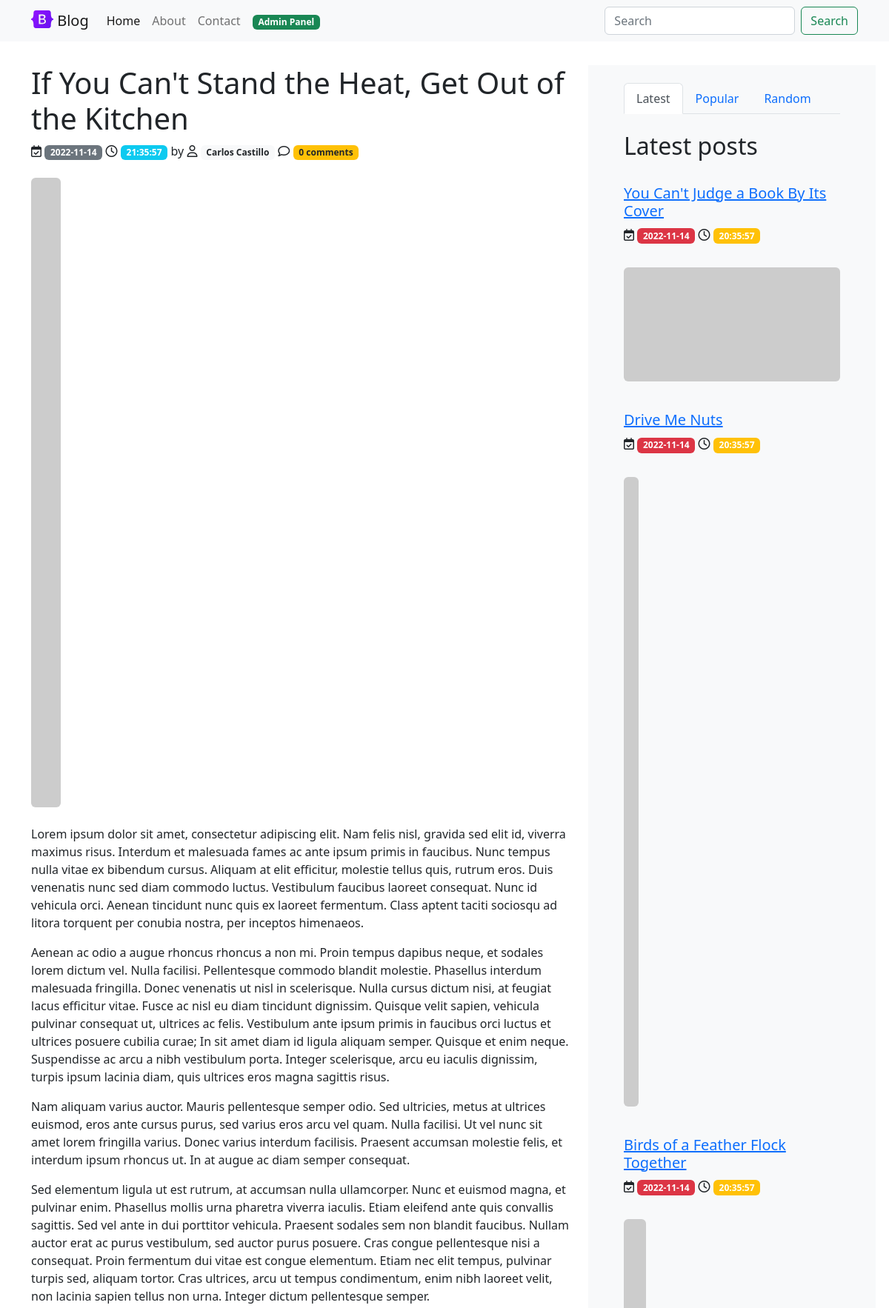
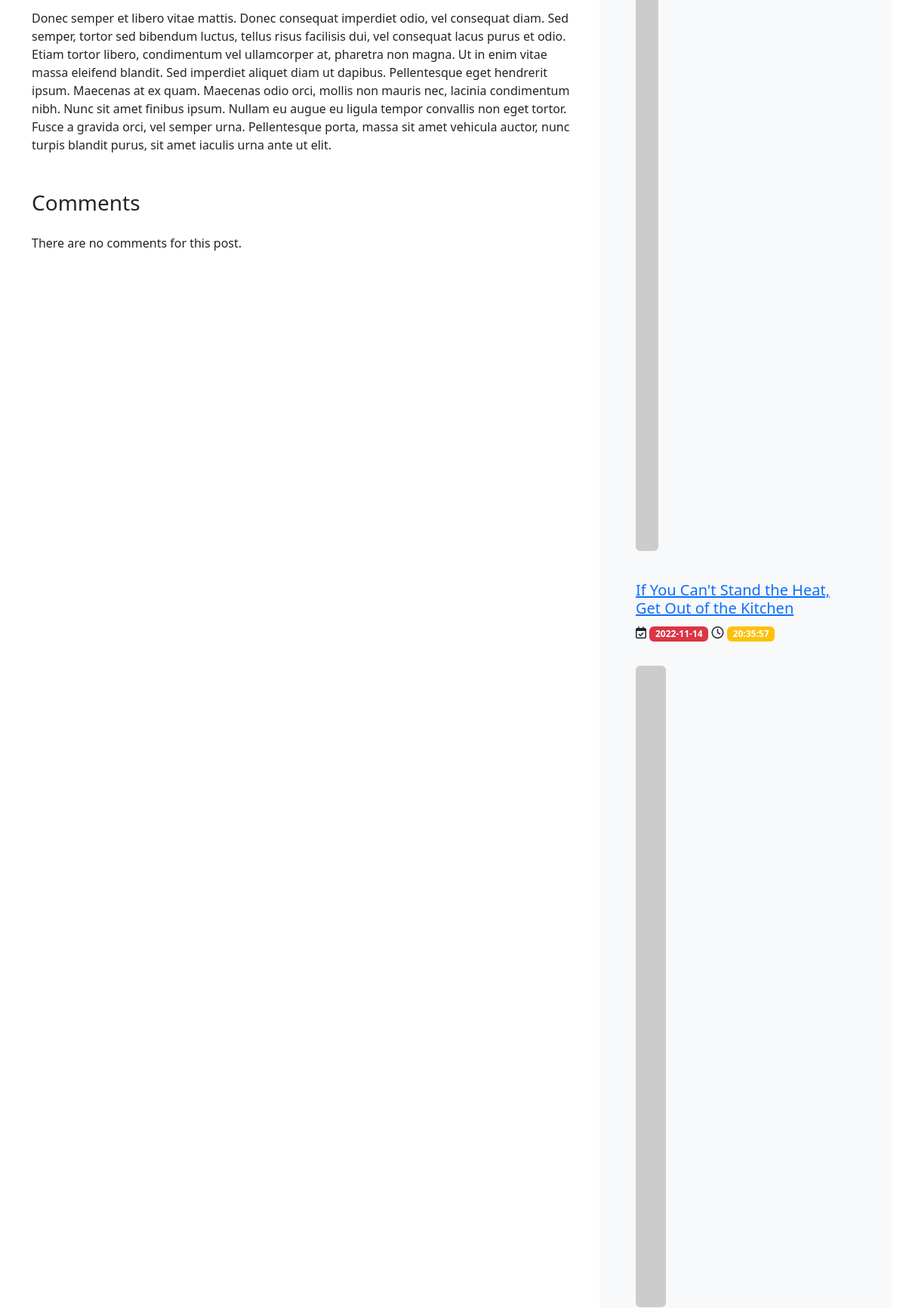
/show.php?id=4 (upper part), run on the app's committed database (2 pictures, top to bottom).
### tables this page shows
CREATE TABLE posts (
    id              INT             NOT NULL    AUTO_INCREMENT,
    title           VARCHAR(255)    NOT NULL,
    content         TEXT            NOT NULL,
    img_url         VARCHAR(255)    NOT NULL,
    author_id       INT             NOT NULL,
    created_at      TIMESTAMP       NULL,
    updated_at      TIMESTAMP       NULL,
PRIMARY KEY (id),
FOREIGN KEY (author_id) REFERENCES users(id)
);

CREATE TABLE users (
    id              INT             NOT NULL    AUTO_INCREMENT,
    name            VARCHAR(255)    NOT NULL,
    email           VARCHAR(255)    NOT NULL    UNIQUE,
    password        VARCHAR(255)    NOT NULL,
    created_at      TIMESTAMP       NULL,
    updated_at      TIMESTAMP       NULL,
PRIMARY KEY (id)
);

### show.php (called while the page is built, shortened)
<?php
require_once 'model.php';
if ( $_SERVER["REQUEST_METHOD"] == "GET" ) {
    $id = filter_var($_GET['id'], FILTER_SANITIZE_NUMBER_INT);
    $post = getPostById($id);
    $comments = getAllCommentsByPost($id);
    $latestPosts = getLatestPosts();
}
require 'views/show.php';

### model.php (called while the page is built, shortened)
<?php
function getPDO(): PDO
{
    try {
        $pdo = new PDO(DB_URL, DB_USER, DB_PASS);
        $pdo->setAttribute(PDO::ATTR_ERRMODE, PDO::ERRMODE_EXCEPTION);
        $pdo->setAttribute(PDO::ATTR_DEFAULT_FETCH_MODE, PDO::FETCH_ASSOC);
        $pdo->setAttribute(PDO::ATTR_CASE, PDO::CASE_LOWER);
        $pdo->setAttribute(PDO::ATTR_AUTOCOMMIT, true);
        return $pdo;
    } catch (PDOException $exception) {
        exit('Failed to connect to database!');
    }
}
function getLatestPosts(): array|false
{
    $pdo = getPDO();
    $query = 'SELECT * FROM posts ORDER BY created_at DESC LIMIT 5';
    $stmt = $pdo->query($query);
    return $stmt->fetchAll();
}
function getPostById($id): mixed
{
    $pdo = getPDO();
    $query = 'SELECT * FROM posts WHERE id = :id';
    $stmt = $pdo->prepare($query);
    $stmt->bindParam(':id', $id, PDO::PARAM_INT);
    $stmt->execute();
    return $stmt->fetch();
}
function getAllCommentsByPost($post_id): bool|array
{
    $pdo = getPDO();
    $query = 'SELECT * FROM comments WHERE post_id = :post_id ORDER BY created_at DESC';
    $stmt = $pdo->prepare($query);
    $stmt->bindParam(':post_id', $post_id, PDO::PARAM_INT);
    $stmt->execute();
    return $stmt->fetchAll();
}
function getCommentsNumber($post_id): string
{
    $pdo = getPDO();
    $query = 'SELECT * FROM comments WHERE post_id = :post_id';
    $stmt = $pdo->prepare($query);
    $stmt->bindParam(':post_id', $post_id, PDO::PARAM_INT);
    $stmt->execute();
    $count = $stmt->rowCount();
    if ( $count === 0 ) {
        return '0 comments';
    } elseif ( $count === 1 ) {
        return '1 comment';
    } else {
        return "$count comments";
    }
}
function getUserById($id): mixed
{
    $pdo = getPDO();
    $query = 'SELECT * FROM users WHERE id = :id';
    $stmt = $pdo->prepare($query);
    $stmt->bindParam(':id', $id, PDO::PARAM_INT);
    $stmt->execute();
    return $stmt->fetch();
}

### views/show.php (the view, shortened to what this page needs)
    <div class="container">
        <?php if ( !empty($post) ) : ?>
            <div class="row mt-4 mb-4 gx-5">
                <div class="col-12 col-lg-8 mt-2 mb-4">
                    <div class="mb-4">
                        <h1><?php echo $post['title'] ?></h1>
                        <?php
                        $datetime = new DateTime();
                        $date = $datetime->format('Y-m-d');
                        $hour = $datetime->format('H:i:s');
                        ?>
                        <p>
                            <i class="fa-regular fa-calendar-check"></i>
                            <time class="badge bg-secondary"><?php echo $date; ?></time>
                            <i class="fa-regular fa-clock"></i>
                            <time class="badge bg-info"><?php echo $hour; ?></time>
                            by <i class="fa-regular fa-user"></i>
                            <a href="#!"><span class="badge bg-light text-dark"><?php echo getUserById($post['author_id'])['name']; ?></span></a>
                            <i class="fa-regular fa-comment"></i>
                            <span class="badge bg-warning text-dark"><?php echo getCommentsNumber($post['id']); ?></span>
                        </p>
                    </div>
                    <div class="mt-4 mb-4">
                        <img src="<?php echo $post['img_url']; ?>" class="img-fluid rounded" alt="...">
                    </div>
                    <div class="mt-4">
                        <?php echo $post['content'] ?>
                    </div>
                    <div class="mb-4 mt-4 pt-4">
                        <h3>Comments</h3>
                    </div>
                    <div class="mt-4">
                        <?php if ( count($comments) > 0 ) : ?>
                            <?php echo showComments($comments); ?>
                        <?php else : ?>
                            <div class="row mt-4 mb-4">
                                <div class="col-12">
                                    <p>There are no comments for this post.</p>
                                </div>
                            </div>
                        <?php endif; ?>
                    </div>
                </div>
                <div class="col-12 col-lg-4 mt-2 mb-2 bg-light">
                    <div class="px-4 mt-4">
                        <ul class="nav nav-tabs" id="myTab" role="tablist">
                            <li class="nav-item" role="presentation">
                                <button class="nav-link active" id="latest-tab" data-bs-toggle="tab" data-bs-target="#latest" type="button" role="tab" aria-controls="latest" aria-selected="true">Latest</button>
                            </li>
                            <li class="nav-item" role="presentation">
                                <button class="nav-link" id="popular-tab" data-bs-toggle="tab" data-bs-target="#popular" type="button" role="tab" aria-controls="popular" aria-selected="false">Popular</button>
                            </li>
                            <li class="nav-item" role="presentation">
                                <button class="nav-link" id="random-tab" data-bs-toggle="tab" data-bs-target="#random" type="button" role="tab" aria-controls="random" aria-selected="false">Random</button>
                            </li>
                        </ul>
                        <div class="tab-content" id="myTabContent">
                            <div class="tab-pane fade show active" id="latest" role="tabpanel" aria-labelledby="latest-tab">
                                <h2 class="mt-4">Latest posts</h2>
                                <?php foreach ($latestPosts as $latestPost) : ?>
                                    <div class="row mt-4 mb-4">
                                        <div class="col-12 mt-2 mb-2">
                                            <a href="<?php echo APP_URL; ?>show.php?id=<?php echo $latestPost['id']; ?>">
                                                <h5><?php echo $latestPost['title']; ?></h5>
                                            </a>
                                            <?php
                                            $datetime = new DateTime($latestPost['created_at']);
                                            $date = $datetime->format('Y-m-d');
                                            $hour = $datetime->format('H:i:s');
                                            ?>
                                            <p>
                                                <i class="fa-regular fa-calendar-check"></i>
                                                <time class="badge bg-danger"><?php echo $date; ?></time>
                                                <i class="fa-regular fa-clock"></i>
                                                <time class="badge bg-warning"><?php echo $hour; ?></time>
                                            </p>
                                        </div>
                                        <a href="<?php echo APP_URL; ?>show.php?id=<?php echo $latestPost['id']; ?>">
                                            <div class="col-12 mt-2 mb-2">
                                                <img src="<?php echo $latestPost['img_url']; ?>" class="img-fluid rounded" alt="...">
                                            </div>
                                        </a>
                                    </div>
                                <?php endforeach; ?>
                            </div>
                        </div>
                    </div>
                </div>
            </div>
        <?php endif; ?>
    </div>
<?php include 'base.php' ?>

### data on the page
posts: title "If You Can't Stand the Heat, Get Out of the Kitchen", author.name "Carlos Castillo", content "Lorem ipsum dolor sit amet, consectetur adipiscing elit. Nam felis nisl, gravida sed elit id, viverra maximus risus. Interdum et malesuada fames ac ante ipsum primis in faucibus. Nunc tempus nulla vitae ex bibendum cursus. Aliquam at elit efficitur, molestie tellus quis, rutrum eros. Duis venenatis nunc sed diam commodo luctus. Vestibulum faucibus laoreet consequat. Nunc id vehicula orci. Aenean tincidunt nunc quis ex laoreet fermentum. Class aptent taciti sociosqu ad litora torquent per conubia nostra, per inceptos himenaeos. Aenean ac odio a augue rhoncus rhoncus a non mi. Proin tempus dapibus neque, et sodales lorem dictum vel. Nulla facilisi. Pellentesque commodo blandit molestie.…", created_at "2022-11-14", created_at "20:35:57"
posts: title "You Can't Judge a Book By Its Cover", created_at "2022-11-14", created_at "20:35:57"
posts: title "Drive Me Nuts", created_at "2022-11-14", created_at "20:35:57"
posts: title "Birds of a Feather Flock Together", created_at "2022-11-14", created_at "20:35:57"

### other printed values
$date "2022-11-14"
$hour "21:35:57"
getCommentsNumber($post['id']) "0 comments"
